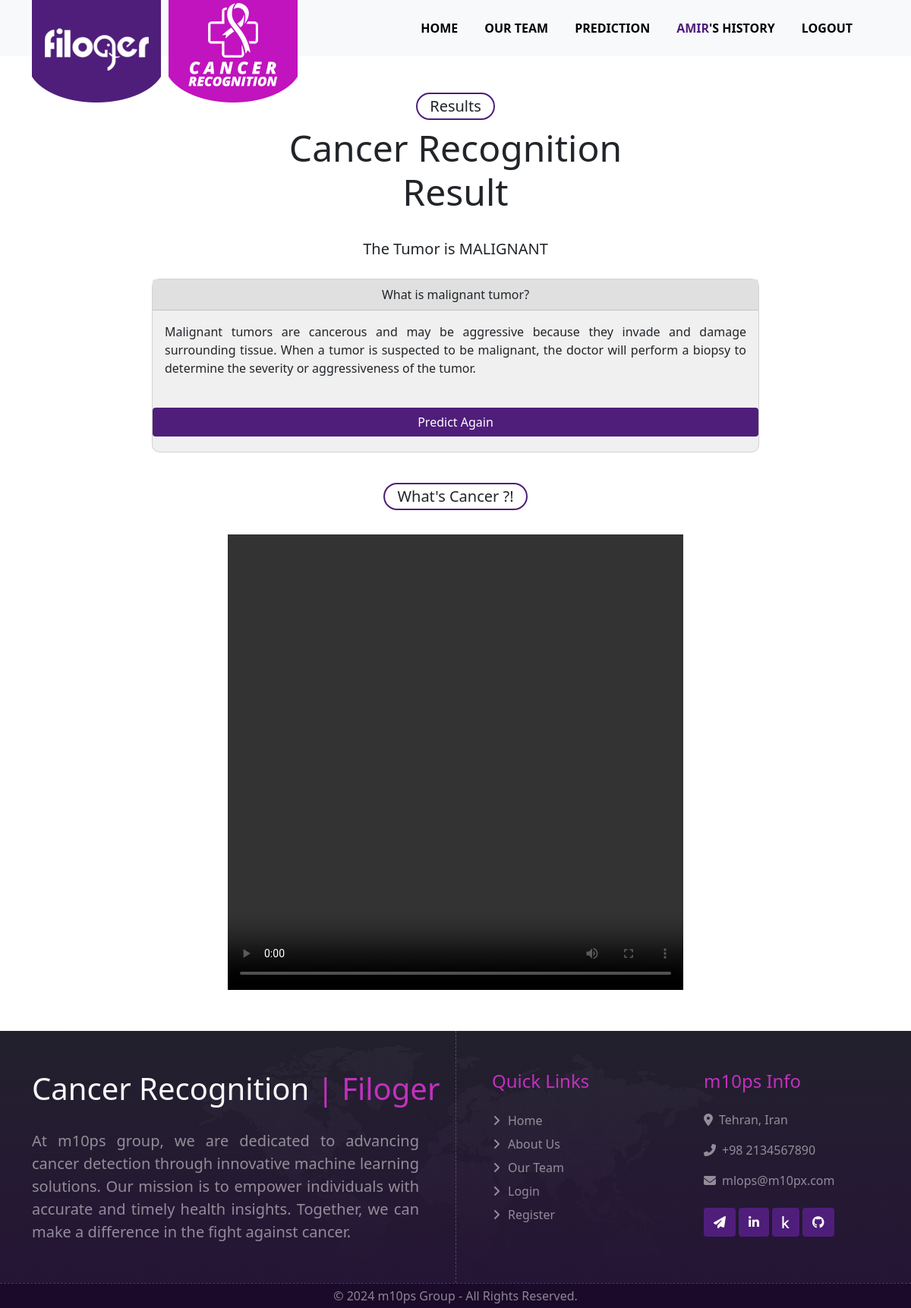
Screenshot of /result (signed in) with the database file from the repository.
### app.py (models this page shows)
class User(db.Model):
    __tablename__ = "user"
    id = db.Column(db.Integer, primary_key=True)
    username = db.Column(db.String(100), nullable=False, unique=True)
    password = db.Column(db.String(128), nullable=False)
    result = db.relationship("userResult", backref="author", lazy=True)

class userResult(db.Model):
    __tablename__ = "user_result"
    timestamp = db.Column(db.DateTime, default=datetime.utcnow)
    id = db.Column(db.Integer, primary_key=True)
    mean_radius = db.Column(db.Float, nullable=False)
    mean_texture = db.Column(db.Float, nullable=False)
    mean_perimeter = db.Column(db.Float, nullable=False)
    mean_area = db.Column(db.Float, nullable=False)
    mean_smoothness = db.Column(db.Float, nullable=False)
    mean_compactness = db.Column(db.Float, nullable=False)
    mean_concavity = db.Column(db.Float, nullable=False)
    mean_concave_points = db.Column(db.Float, nullable=False)
    mean_symmetry = db.Column(db.Float, nullable=False)
    mean_fractal_dimension = db.Column(db.Float, nullable=False)
    radius_se = db.Column(db.Float, nullable=False)
    texture_se = db.Column(db.Float, nullable=False)
    perimeter_se = db.Column(db.Float, nullable=False)
    area_se = db.Column(db.Float, nullable=False)
    smoothness_se = db.Column(db.Float, nullable=False)
    compactness_se = db.Column(db.Float, nullable=False)
    concavity_se = db.Column(db.Float, nullable=False)
    concave_points_se = db.Column(db.Float, nullable=False)
    symmetry_se = db.Column(db.Float, nullable=False)
    fractal_dimension_se = db.Column(db.Float, nullable=False)
    worst_radius = db.Column(db.Float, nullable=False)
    worst_texture = db.Column(db.Float, nullable=False)
    worst_perimeter = db.Column(db.Float, nullable=False)
    worst_area = db.Column(db.Float, nullable=False)
    worst_smoothness = db.Column(db.Float, nullable=False)
    worst_compactness = db.Column(db.Float, nullable=False)
    worst_concavity = db.Column(db.Float, nullable=False)
    worst_concave_points = db.Column(db.Float, nullable=False)
    worst_symmetry = db.Column(db.Float, nullable=False)
    worst_fractal_dimension = db.Column(db.Float, nullable=False)
    result = db.Column(db.String(100), nullable=False)
    user_id = db.Column(db.Integer, db.ForeignKey("user.id"), nullable=False)

### app.py (the view)
@app.route("/result")
@login_required
def result():
    current_user = User.query.filter_by(username=session["username"]).first()
    prediction = (
        db.session.query(userResult.result).filter_by(id=current_user.id).first()[0]
    )
    return render_template("result.html", prediction=prediction)

### app.py (called while the page is built)
def login_required(f):
    @wraps(f)
    def decorated_function(*args, **kwargs):
        if "username" not in session:
            flash("You need to be logged in to access this page.", "danger")
            return redirect(url_for("login"))
        return f(*args, **kwargs)
    return decorated_function

### templates/result.html (shortened to what this page needs)
<!DOCTYPE html>
<html lang="en">
<head>
    <link rel="stylesheet" href="https://cdnjs.cloudflare.com/ajax/libs/font-awesome/6.6.0/css/all.min.css"/>
    <link href="https://cdn.jsdelivr.net/npm/bootstrap@5.0.2/dist/css/bootstrap.min.css" rel="stylesheet"
>
    <link href="../static/css/style.css" rel="stylesheet">
</head>
<body>
<div class="container-fluid bg-light sticky-top">
    <div class="container">
        <nav class="navbar navbar-expand-lg bg-light navbar-light py-2 py-lg-0">
            <a href="/" class="navbar-brand1">
                <img class="img img-fluid" src="static/img/Filoger.png" alt="Logo">
            </a>
            <a href="/" class="navbar-brand2">
                <img class="img img-fluid" src="static/img/CancerRecognition.png" alt="Logo">
            </a>
            <div class="collapse navbar-collapse" id="navbarCollapse">
                <div class="navbar-nav ms-auto">
                    <a href="/" class="nav-item nav-link">Home</a>
                    <a href="/our-team" class="nav-item nav-link">Our Team</a>
                    <a href="/input" class="nav-item nav-link">Prediction</a>
                    <a href="/history" class="nav-item nav-link"><span class="text-purple"> {{ session.get("username") }}</span>'s
                        History</a>
                    <a href="/logout" class="nav-item nav-link">Logout</a>
                </div>
            </div>
        </nav>
    </div>
</div>
<div class="container text-center">
    <br>
    <br>
    <div class="text-center mb-2">
        <h5 class="mb-2 px-3 py-1 text-dark rounded-pill d-inline-block" style="border:2px solid #4F1E7B;">Results</h5>
        <h1 class="display-5 w-50 mx-auto">Cancer Recognition Result</h1>
    </div>
    <br>
    <p class="lead">The Tumor is <strong>{{prediction.upper()}}</strong></p>
    <div class="d-flex justify-content-center my-4">
        <div class="card mb-3" style="max-width: 50rem; border-radius: 10px; background-color: #f0f0f0;">
            <div class="card-header text-center" style="font-weight: normal; background-color: #e0e0e0;">
                What is {{ prediction }} tumor?
            </div>
            <div class="card-body text-center">
                {% if prediction == "benign" %}
                <p class="card-text" style="font-weight: normal;text-align: justify;">
                    Benign tumors typically do not spread to other parts of the body and are often monitored rather than
                    treated unless they cause discomfort or other issues. Regular check-ups and imaging (like mammograms
                    or ultrasounds) help in monitoring these conditions.
                </p>
                {% elif prediction == "malignant" %}
                <p class="card-text" style="font-weight: normal;text-align: justify;">
                    Malignant tumors are cancerous and may be aggressive because they invade and damage surrounding
                    tissue. When a tumor is suspected to be malignant, the doctor will perform a biopsy to determine the
                    severity or aggressiveness of the tumor.
                </p>
                {% endif %}
            </div>
            <br>
            <a href="{{ url_for('input') }}" class="btn btn-custom">Predict Again</a>
        </div>
    </div>
</div>
<div class="container text-center my-2">
    <h5 class="mb-2 px-3 py-1 text-dark rounded-pill d-inline-block" style="border:2px solid #4F1E7B;">What's Cancer
        ?!</h5>
    <br>
    <br>
    <video width="600" height="600" controls>
        <source src="static/vid/whats-cancer.mp4" type="video/mp4">
    </video>
</div>
<div class="container-fluid footer position-relative bg-dark text-white-50 mt-5 pt-5 pb-4">
    <div class="container">
        <div class="row g-5 py-1">
            <div class="col-lg-6 pe-lg-5">
                <a href="index.html" class="navbar-brand">
                    <h1 class="h1 text-light mb-0">Cancer Recognition <span
                            class="text-pink display-6">| Filoger</span></h1>
                </a>
                <p class="fs-5 mb-4" style="text-align: justify;">
                    At m10ps group, we are dedicated to advancing cancer detection through innovative machine learning
                    solutions. Our mission is to empower individuals with accurate and timely health insights. Together,
                    we can make a difference in the fight against cancer.
                </p>
            </div>
            <div class="col-lg-6 ps-lg-5">
                <div class="row g-5">
                    <div class="col-sm-6">
                        <h4 class="text-pink mb-4">Quick Links</h4>
                        <a class="btn btn-link" href="/">Home</a>
                        <a class="btn btn-link" href="/about-us">About Us</a>
                        <a class="btn btn-link" href="/our-team">Our Team</a>
                        <a class="btn btn-link" href="/login">login</a>
                        <a class="btn btn-link" href="/register">Register</a>
                    </div>
                    <div class="col-sm-6">
                        <h4 class="text-pink mb-4">m10ps Info</h4>
                        <p><i class="fa fa-map-marker-alt me-2"></i>Tehran, Iran</p>
                        <p><i class="fa fa-phone-alt me-2"></i>+98 2134567890</p>
                        <p><i class="fa fa-envelope me-2"></i>mlops@m10px.com</p>
                        <div class="d-flex mt-4">
                            <a class="btn rounded btn-custom me-1" href="https://t.me/m10ps"><i
                                    class="fa fa-paper-plane"></i></a>
                            <a class="btn rounded btn-custom me-1" href="#"><i
                                    class="fab fa-linkedin-in"></i></a>
                            <a class="btn rounded btn-custom me-1" href="#"><i class="fab fa-kaggle"></i></a>
                            <a class="btn rounded btn-custom me-1"
                               href="https://github.com/ManeliFotoutan/smart-website-for-cancer-recognition"><i
                                    class="fab fa-github"></i></a>
                        </div>
                    </div>
                </div>
            </div>
        </div>
    </div>
</div>
<div class="container-fluid copyright text-white-50 py-1">
    <div class="container">
        <div class="row">
            <div class="col-12 text-center">
                <p class="mb-0">&copy; 2024 m10ps Group - All Rights Reserved.</p>
            </div>
        </div>
    </div>
</div>
</body>
</html>

### static/css/style.css (style rules this page uses)
.text-pink { color: #C131BE; }
.text-purple { color: #4F1E7B; }
.btn-custom { background-color: #4F1E7B; color: white; margin-bottom: 20px; }
.sticky-top { top: -150px; transition: .5s; }
.navbar .navbar-brand1 { position: absolute; padding: 0; width: 170px; height: 135px; top: 0; left: 0; }
.navbar .navbar-brand2 { position: absolute; padding: 0; width: 170px; height: 135px; top: 0; left: 180px; }
.navbar .navbar-nav .nav-link { margin-right: 35px; padding: 25px 0; color: black; font-weight: 600; text-transform: uppercase; outline: none; }
.footer { background: linear-gradient(rgba(39, 14, 59, 0.2), rgba(39, 14, 59, 0.7)), url(../img/footer.png) center center no-repeat; background-size: contain; }
@media (min-width: 992px) { .footer::after { position: absolute; content: ""; width: 0px; height: 100%; top: 0; left: 50%; border-left: 1px dashed rgba(255, 255, 255, .2); } }
.footer .btn.btn-link { display: block; margin-bottom: 5px; padding: 0; text-align: left; color: rgba(255, 255, 255, .5); font-weight: normal; text-transform: capitalize; transition: .3s; text-decoration: none; }
.footer .btn.btn-link::before { position: relative; content: "\f105"; font-family: "Font Awesome 5 Free"; font-weight: 900; color: rgba(255, 255, 255, .5); margin-right: 10px; text-decoration: none; }
.copyright { background-color: #1b0a29 !important; border-top: 1px dashed rgba(255, 255, 255, .2); }

### rows the page displays
User: get "AMIR"
userResult: upper "MALIGNANT", result "malignant"
